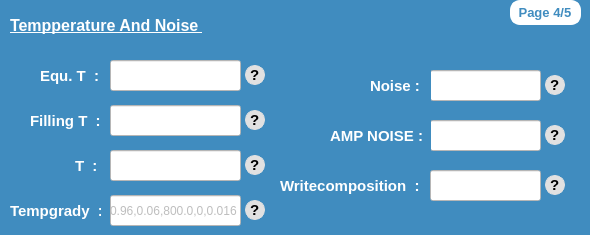
      <widget class="QWidget" name="page_5">
       <property name="styleSheet">
        <string notr="true">background-color: rgb(64, 140, 191);</string>
       </property>
       <widget class="QLineEdit" name="fillingTGP">
        <property name="geometry">
         <rect>
          <x>110</x>
          <y>105</y>
          <width>131</width>
          <height>31</height>
         </rect>
        </property>
        <property name="styleSheet">
         <string notr="true">background-color: rgb(255, 255, 255);</string>
        </property>
       </widget>
       <widget class="QLineEdit" name="equTGP">
        <property name="geometry">
         <rect>
          <x>110</x>
          <y>60</y>
          <width>131</width>
          <height>31</height>
         </rect>
        </property>
        <property name="styleSheet">
         <string notr="true">background-color: rgb(255, 255, 255);</string>
        </property>
       </widget>
       <widget class="QLabel" name="label_66">
        <property name="geometry">
         <rect>
          <x>30</x>
          <y>105</y>
          <width>71</width>
          <height>31</height>
         </rect>
        </property>
        <property name="font">
         <font>
          <family>Ubuntu</family>
          <pointsize>11</pointsize>
          <weight>75</weight>
          <italic>false</italic>
          <bold>true</bold>
         </font>
        </property>
        <property name="styleSheet">
         <string notr="true">color : white;</string>
        </property>
        <property name="text">
         <string>Filling T  :</string>
        </property>
       </widget>
       <widget class="QLabel" name="label_67">
        <property name="geometry">
         <rect>
          <x>10</x>
          <y>195</y>
          <width>91</width>
          <height>31</height>
         </rect>
        </property>
        <property name="font">
         <font>
          <family>Ubuntu</family>
          <pointsize>11</pointsize>
          <weight>75</weight>
          <italic>false</italic>
          <bold>true</bold>
         </font>
        </property>
        <property name="styleSheet">
         <string notr="true">color : white;</string>
        </property>
        <property name="text">
         <string>Tempgrady  :</string>
        </property>
       </widget>
       <widget class="QLabel" name="label_73">
        <property name="geometry">
         <rect>
          <x>75</x>
          <y>150</y>
          <width>31</width>
          <height>31</height>
         </rect>
        </property>
        <property name="font">
         <font>
          <family>Ubuntu</family>
          <pointsize>11</pointsize>
          <weight>75</weight>
          <italic>false</italic>
          <bold>true</bold>
         </font>
        </property>
        <property name="styleSheet">
         <string notr="true">color : white;</string>
        </property>
        <property name="text">
         <string>T  :</string>
        </property>
       </widget>
       <widget class="QLabel" name="label_65">
        <property name="geometry">
         <rect>
          <x>40</x>
          <y>60</y>
          <width>61</width>
          <height>31</height>
         </rect>
        </property>
        <property name="font">
         <font>
          <family>Ubuntu</family>
          <pointsize>11</pointsize>
          <weight>75</weight>
          <italic>false</italic>
          <bold>true</bold>
         </font>
        </property>
        <property name="styleSheet">
         <string notr="true">color : white;</string>
        </property>
        <property name="text">
         <string>Equ. T  :</string>
        </property>
       </widget>
       <widget class="QLineEdit" name="TGP">
        <property name="geometry">
         <rect>
          <x>110</x>
          <y>150</y>
          <width>131</width>
          <height>31</height>
         </rect>
        </property>
        <property name="styleSheet">
         <string notr="true">background-color: rgb(255, 255, 255);</string>
        </property>
       </widget>
       <widget class="QLineEdit" name="tempgradyGP">
        <property name="enabled">
         <bool>false</bool>
        </property>
        <property name="geometry">
         <rect>
          <x>110</x>
          <y>195</y>
          <width>131</width>
          <height>31</height>
         </rect>
        </property>
        <property name="styleSheet">
         <string notr="true">background-color: rgb(255, 255, 255);</string>
        </property>
        <property name="text">
         <string>0.96,0.06,800.0,0,0.016</string>
        </property>
       </widget>
       <widget class="QLabel" name="label_78">
        <property name="geometry">
         <rect>
          <x>10</x>
          <y>10</y>
          <width>201</width>
          <height>31</height>
         </rect>
        </property>
        <property name="font">
         <font>
          <family>Ubuntu</family>
          <pointsize>12</pointsize>
          <weight>75</weight>
          <italic>false</italic>
          <bold>true</bold>
          <underline>true</underline>
         </font>
        </property>
        <property name="styleSheet">
         <string notr="true">color: rgb(255, 255, 255);</string>
        </property>
        <property name="text">
         <string>Tempperature And Noise </string>
        </property>
       </widget>
       <widget class="QLabel" name="label_70">
        <property name="geometry">
         <rect>
          <x>280</x>
          <y>170</y>
          <width>141</width>
          <height>31</height>
         </rect>
        </property>
        <property name="font">
         <font>
          <family>Ubuntu</family>
          <pointsize>11</pointsize>
          <weight>75</weight>
          <italic>false</italic>
          <bold>true</bold>
         </font>
        </property>
        <property name="styleSheet">
         <string notr="true">color : white;</string>
        </property>
        <property name="text">
         <string>Writecomposition  :</string>
        </property>
       </widget>
       <widget class="QLineEdit" name="noiseGP">
        <property name="geometry">
         <rect>
          <x>430</x>
          <y>70</y>
          <width>111</width>
          <height>31</height>
         </rect>
        </property>
        <property name="styleSheet">
         <string notr="true">background-color: rgb(255, 255, 255);</string>
        </property>
        <property name="text">
         <string/>
        </property>
       </widget>
       <widget class="QLineEdit" name="ampNoiseGP">
        <property name="geometry">
         <rect>
          <x>430</x>
          <y>120</y>
          <width>111</width>
          <height>31</height>
         </rect>
        </property>
        <property name="styleSheet">
         <string notr="true">background-color: rgb(255, 255, 255);</string>
        </property>
        <property name="text">
         <string/>
        </property>
       </widget>
       <widget class="QLabel" name="label_72">
        <property name="geometry">
         <rect>
          <x>330</x>
          <y>120</y>
          <width>101</width>
          <height>31</height>
         </rect>
        </property>
        <property name="font">
         <font>
          <family>Ubuntu</family>
          <pointsize>11</pointsize>
          <weight>75</weight>
          <italic>false</italic>
          <bold>true</bold>
         </font>
        </property>
        <property name="styleSheet">
         <string notr="true">color : white;</string>
        </property>
        <property name="text">
         <string>AMP NOISE :</string>
        </property>
       </widget>
       <widget class="QLabel" name="label_71">
        <property name="geometry">
         <rect>
          <x>370</x>
          <y>70</y>
          <width>61</width>
          <height>31</height>
         </rect>
        </property>
        <property name="font">
         <font>
          <family>Ubuntu</family>
          <pointsize>11</pointsize>
          <weight>75</weight>
          <italic>false</italic>
          <bold>true</bold>
         </font>
        </property>
        <property name="styleSheet">
         <string notr="true">color : white;</string>
        </property>
        <property name="text">
         <string>Noise :</string>
        </property>
       </widget>
       <widget class="QLineEdit" name="writecompGP">
        <property name="geometry">
         <rect>
          <x>430</x>
          <y>170</y>
          <width>111</width>
          <height>31</height>
         </rect>
        </property>
        <property name="styleSheet">
         <string notr="true">background-color: rgb(255, 255, 255);</string>
        </property>
        <property name="text">
         <string/>
        </property>
       </widget>
       <widget class="QLabel" name="label_85">
        <property name="geometry">
         <rect>
          <x>510</x>
          <y>0</y>
          <width>71</width>
          <height>25</height>
         </rect>
        </property>
        <property name="font">
         <font>
          <family>Ubuntu</family>
          <pointsize>10</pointsize>
          <weight>75</weight>
          <bold>true</bold>
         </font>
        </property>
        <property name="styleSheet">
         <string notr="true">background-color: rgb(255, 255, 255);
border : 2px solid white;
border-radius :10px;
color :rgb(64, 140, 191);</string>
        </property>
        <property name="text">
         <string> Page 4/5</string>
        </property>
       </widget>
       <widget class="QLabel" name="label_230">
        <property name="geometry">
         <rect>
          <x>245</x>
          <y>65</y>
          <width>20</width>
          <height>20</height>
         </rect>
        </property>
        <property name="font">
         <font>
          <family>Segoe UI Symbol</family>
          <pointsize>11</pointsize>
          <weight>75</weight>
          <italic>false</italic>
          <bold>true</bold>
         </font>
        </property>
        <property name="toolTip">
         <string>&lt;html&gt;&lt;head/&gt;&lt;body&gt;&lt;p&gt;The key &amp;quot;Equilibrium temperature&amp;quot; is the value of &amp;quot;Teq&amp;quot; for the equilibrium compositions given in the key &amp;quot;ceq&amp;quot; and the &amp;quot;slopes&amp;quot;. It is this value that is used for determining the phase-compositions as a function of temperature.&lt;/p&gt;&lt;/body&gt;&lt;/html&gt;</string>
        </property>
        <property name="styleSheet">
         <string notr="true">background-color: rgb(225, 225, 225);
color:rgb(0, 0, 0);
border-radius : 10px; 
border : 1px solid rgb(225, 225, 225);</string>
        </property>
        <property name="text">
         <string>?</string>
        </property>
       </widget>
       <widget class="QLabel" name="label_231">
        <property name="geometry">
         <rect>
          <x>245</x>
          <y>110</y>
          <width>20</width>
          <height>20</height>
         </rect>
        </property>
        <property name="font">
         <font>
          <family>Segoe UI Symbol</family>
          <pointsize>11</pointsize>
          <weight>75</weight>
          <italic>false</italic>
          <bold>true</bold>
         </font>
        </property>
        <property name="toolTip">
         <string>&lt;html&gt;&lt;head/&gt;&lt;body&gt;&lt;p&gt;The key &amp;quot;Filling temperature&amp;quot; allows one to use a different temperature for the fi</string>
        </property>
        <property name="styleSheet">
         <string notr="true">background-color: rgb(225, 225, 225);
color:rgb(0, 0, 0);
border-radius : 10px; 
border : 1px solid rgb(225, 225, 225);</string>
        </property>
        <property name="text">
         <string>?</string>
        </property>
       </widget>
       <widget class="QLabel" name="label_232">
        <property name="geometry">
         <rect>
          <x>545</x>
          <y>125</y>
          <width>20</width>
          <height>20</height>
         </rect>
        </property>
        <property name="font">
         <font>
          <family>Segoe UI Symbol</family>
          <pointsize>11</pointsize>
          <weight>75</weight>
          <italic>false</italic>
          <bold>true</bold>
         </font>
        </property>
        <property name="toolTip">
         <string>&lt;html&gt;&lt;head/&gt;&lt;body&gt;&lt;p&gt;&amp;quot;AMP Noise&amp;quot; key refer to the amplitude of the noise specified.&lt;/p&gt;&lt;/body&gt;&lt;/html&gt;</string>
        </property>
        <property name="styleSheet">
         <string notr="true">background-color: rgb(225, 225, 225);
color:rgb(0, 0, 0);
border-radius : 10px; 
border : 1px solid rgb(225, 225, 225);</string>
        </property>
        <property name="text">
         <string>?</string>
        </property>
       </widget>
       <widget class="QLabel" name="label_233">
        <property name="geometry">
         <rect>
          <x>245</x>
          <y>200</y>
          <width>20</width>
          <height>20</height>
         </rect>
        </property>
        <property name="font">
         <font>
          <family>Segoe UI Symbol</family>
          <pointsize>11</pointsize>
          <weight>75</weight>
          <italic>false</italic>
          <bold>true</bold>
         </font>
        </property>
        <property name="toolTip">
         <string>&lt;html&gt;&lt;head/&gt;&lt;body&gt;&lt;p&gt;The tuple Tempgrady={BASETEMP, DELTAT, DISTANCE, OFFSET,&lt;/p&gt;&lt;p&gt;VELOCITY} is read in for setting the properties of thermal gradient.&lt;/p&gt;&lt;/body&gt;&lt;/html&gt;</string>
        </property>
        <property name="styleSheet">
         <string notr="true">background-color: rgb(225, 225, 225);
color:rgb(0, 0, 0);
border-radius : 10px; 
border : 1px solid rgb(225, 225, 225);</string>
        </property>
        <property name="text">
         <string>?</string>
        </property>
       </widget>
       <widget class="QLabel" name="label_234">
        <property name="geometry">
         <rect>
          <x>545</x>
          <y>75</y>
          <width>20</width>
          <height>20</height>
         </rect>
        </property>
        <property name="font">
         <font>
          <family>Segoe UI Symbol</family>
          <pointsize>11</pointsize>
          <weight>75</weight>
          <italic>false</italic>
          <bold>true</bold>
         </font>
        </property>
        <property name="toolTip">
         <string>&lt;html&gt;&lt;head/&gt;&lt;body&gt;&lt;p&gt;&amp;quot;Noise&amp;quot; is a key to impose noise in the phase-field evolution equations at the interface. This is typically utilized for dendritic simulations.&lt;/p&gt;&lt;/body&gt;&lt;/html&gt;</string>
        </property>
        <property name="styleSheet">
         <string notr="true">background-color: rgb(225, 225, 225);
color:rgb(0, 0, 0);
border-radius : 10px; 
border : 1px solid rgb(225, 225, 225);</string>
        </property>
        <property name="text">
         <string>?</string>
        </property>
       </widget>
       <widget class="QLabel" name="label_235">
        <property name="geometry">
         <rect>
          <x>245</x>
          <y>155</y>
          <width>20</width>
          <height>20</height>
         </rect>
        </property>
        <property name="font">
         <font>
          <family>Segoe UI Symbol</family>
          <pointsize>11</pointsize>
          <weight>75</weight>
          <italic>false</italic>
          <bold>true</bold>
         </font>
        </property>
        <property name="toolTip">
         <string>&lt;html&gt;&lt;head/&gt;&lt;body&gt;&lt;p&gt;The key &amp;quot;T&amp;quot; sets the value of the temperature for isothermal simulations when the key &amp;quot;ISOTHERMAL = 1&amp;quot;.&lt;/p&gt;&lt;/body&gt;&lt;/html&gt;</string>
        </property>
        <property name="styleSheet">
         <string notr="true">background-color: rgb(225, 225, 225);
color:rgb(0, 0, 0);
border-radius : 10px; 
border : 1px solid rgb(225, 225, 225);</string>
        </property>
        <property name="text">
         <string>?</string>
        </property>
       </widget>
       <widget class="QLabel" name="label_236">
        <property name="geometry">
         <rect>
          <x>545</x>
          <y>175</y>
          <width>20</width>
          <height>20</height>
         </rect>
        </property>
        <property name="font">
         <font>
          <family>Segoe UI Symbol</family>
          <pointsize>11</pointsize>
          <weight>75</weight>
          <italic>false</italic>
          <bold>true</bold>
         </font>
        </property>
        <property name="toolTip">
         <string>&lt;html&gt;&lt;head/&gt;&lt;body&gt;&lt;p&gt;&amp;quot;Writecomposition&amp;quot; is a speci</string>
        </property>
        <property name="styleSheet">
         <string notr="true">background-color: rgb(225, 225, 225);
color:rgb(0, 0, 0);
border-radius : 10px; 
border : 1px solid rgb(225, 225, 225);</string>
        </property>
        <property name="text">
         <string>?</string>
        </property>
       </widget>
      </widget>
